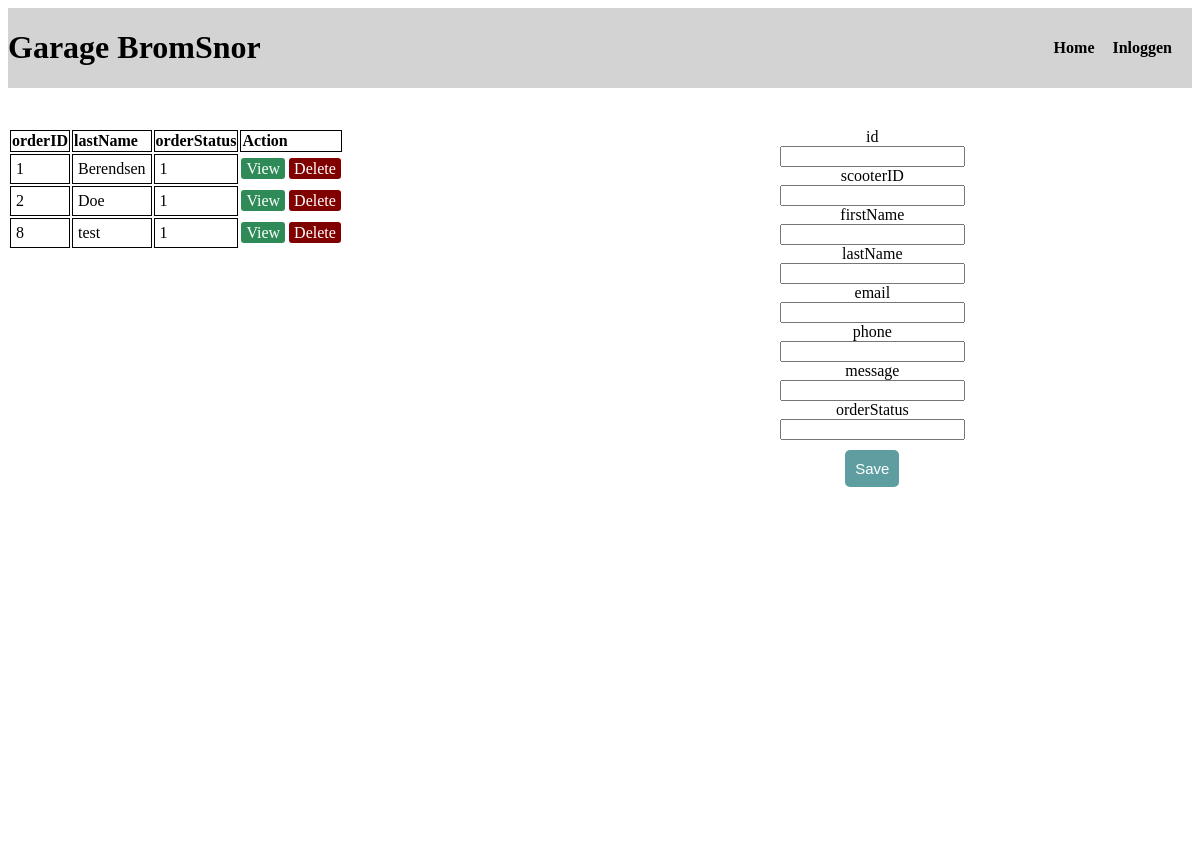
The page /adminOrders.php on the database its author committed.
### tables this page shows
CREATE TABLE `order` (
  `id` int(11) NOT NULL,
  `scooterID` int(11) DEFAULT NULL,
  `firstName` text DEFAULT NULL,
  `lastName` text DEFAULT NULL,
  `email` text DEFAULT NULL,
  `phone` text DEFAULT NULL,
  `message` text DEFAULT NULL,
  `orderStatus` int(11) DEFAULT NULL
);

### public/adminOrders.php (the view, shortened to what this page needs)
<?php
require_once('header.php');
$id = '';
$scooterID = '';
$firstName = '  ';
$lastName = '';
$email = '';
$phone = '';
$message = '';
$orderStatus = '';
$update = false;
?>
<div class="adminContainer">
    <div class="adminContent">
        <div class="productenContainerOverzicht">
            <div>
                <table>
                    <thead>
                    <tr>
                        <th class="productenTableTH">orderID</th>
                        <th class="productenTableTH">lastName</th>
                        <th class="productenTableTH">orderStatus</th>
                        <th colspan="2" class="productenTableTH">Action</th>
                    </tr>
                    </thead>
            </div>
            <div>
                <?php
                $db = new mysqli('localhost', 'root', '', 'garage_bromsnor');
                $order = $db->query("SELECT * FROM `order`"); ?>
                <?php if ($order->num_rows > 0) {
                    while ($rows = $order->fetch_array()) {
                        ?>
                        <tr>
                            <td class="productenTableTD"><?php echo $rows['id'] ?></td>
                            <td class="productenTableTD"><?php echo $rows['lastName'] ?></td>
                            <td class="productenTableTD"><?php echo $rows['orderStatus'] ?></td>
                            <td>
                                <a href="adminOrders.php?edit=<?php echo $rows['id']; ?>"
                                   class="edit_btn">View</a>
                            </td>
                            <td>
                                <a href="../src/server.php?delO=<?php echo $rows['id']; ?>"
                                   class="del_btn">Delete</a>
                            </td>
                        </tr>
                        <?php
                    }
                } ?>
            </div>
        </div>
        <div class="productenContainerCRUD">
            <div>
                <form method="post" action="../src/server.php">
                    <label>id</label>
                    <input readonly type="text" name="id" value="<?php echo $id ?>">
                    <label>scooterID</label>
                    <input type="text" name="scooterID" value="<?php echo $scooterID ?>">
                    <label>firstName</label>
                    <input type="text" name="firstName" value="<?php echo $firstName ?>">
                    <label>lastName</label>
                    <input type="text" name="lastName" value="<?php echo $lastName ?>">
                    <label>email</label>
                    <input type="email" name="email" value="<?php echo $email ?>">
                    <label>phone</label>
                    <input type="text" name="phone" value="<?php echo $phone ?>">
                    <label>message</label>
                    <input type="text" name="message" value="<?php echo $message ?>">
                    <label>orderStatus</label>
                    <input type="text" name="orderStatus" value="<?php echo $orderStatus ?>">
                    <div class="input-group">
                        <?php if ($update == true) { ?>
                            <button class="btn" type="submit" name="updateO" style="background: #556B2F;">update</button>
                            <button class="btn" type="submit" name="cancelO" style="background: orangered;">cancel
                            </button>
                        <?php } else { ?>
                            <button class="btn" type="submit" name="saveOrderAdmin">Save</button>
                        <?php } ?>
                    </div>
                </form>
            </div>
        </div>
    </div>
</div>

### public/css/AdminOmgeving.css (style rules this page uses)
.adminContainer { display: flex; flex-direction: column; background-color: white; }
.adminContent { display: flex; flex-direction: row; margin-top: 10px; }
.adminContent .productenContainerOverzicht { display: flex; flex-direction: column; overflow-x: hidden; overflow-y: scroll; text-align: justify; height: 715px; width: 48%; }
.productenTableTD { border: 1px solid black; padding: 5px; }
.productenTableTH { border: 1px solid black; }
.edit_btn { text-decoration: none; padding: 2px 5px; background: #2E8B57; color: white; border-radius: 3px; }
.del_btn { text-decoration: none; padding: 2px 5px; color: white; border-radius: 3px; background: #800000; }
.productenContainerCRUD { width: 50%; }
.productenContainerCRUD div form { display: flex; flex-direction: column; justify-content: center; align-items: center; }
.input-group { display: flex; flex-direction: row; justify-content: center; align-items: center; }
.btn { margin-top: 10px; padding: 10px; font-size: 15px; color: white; background: #5F9EA0; border: none; border-radius: 5px; }

### rows shown on the page
order: id "1", lastName "Berendsen", orderStatus "1"
order: id "2", lastName "Doe", orderStatus "1"
order: id "8", lastName "test", orderStatus "1"
